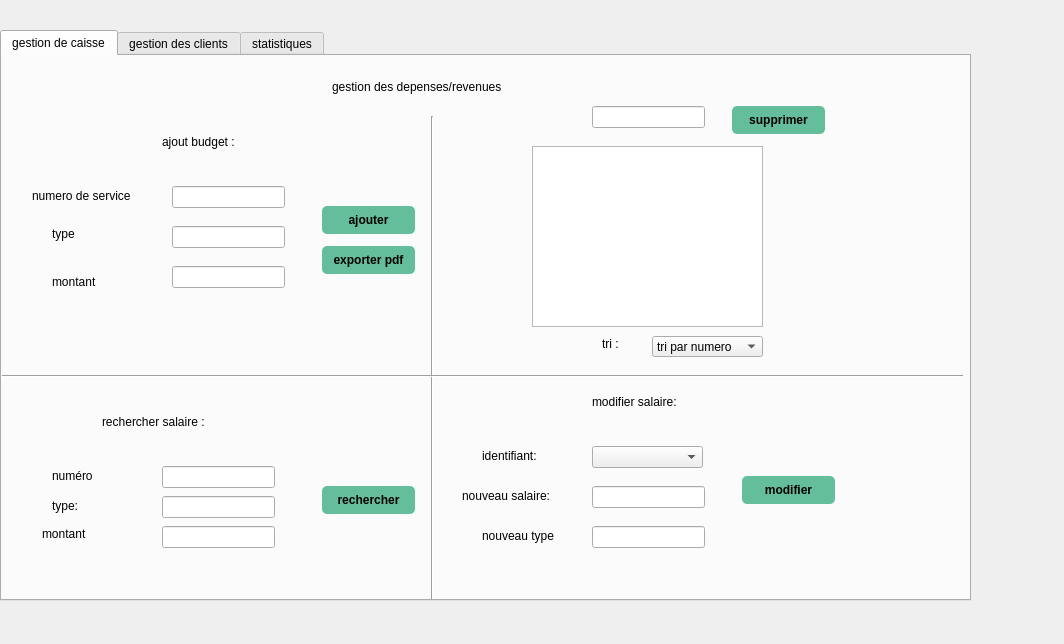
<?xml version="1.0" encoding="UTF-8"?>
<ui version="4.0">
 <class>clientetfinance</class>
 <widget class="QDialog" name="clientetfinance">
  <property name="geometry">
   <rect>
    <x>0</x>
    <y>0</y>
    <width>1064</width>
    <height>644</height>
   </rect>
  </property>
  <property name="windowTitle">
   <string>Dialog</string>
  </property>
  <widget class="QTabWidget" name="tabWidget">
   <property name="geometry">
    <rect>
     <x>0</x>
     <y>30</y>
     <width>971</width>
     <height>571</height>
    </rect>
   </property>
   <property name="currentIndex">
    <number>0</number>
   </property>
   <widget class="QWidget" name="tab">
    <attribute name="title">
     <string>gestion de caisse</string>
    </attribute>
    <widget class="QLabel" name="label_5">
     <property name="geometry">
      <rect>
       <x>160</x>
       <y>60</y>
       <width>121</width>
       <height>51</height>
      </rect>
     </property>
     <property name="text">
      <string>ajout budget :</string>
     </property>
    </widget>
    <widget class="QLabel" name="label_6">
     <property name="geometry">
      <rect>
       <x>30</x>
       <y>130</y>
       <width>131</width>
       <height>20</height>
      </rect>
     </property>
     <property name="text">
      <string>numero de service</string>
     </property>
    </widget>
    <widget class="QLineEdit" name="lineEdit">
     <property name="geometry">
      <rect>
       <x>170</x>
       <y>130</y>
       <width>113</width>
       <height>22</height>
      </rect>
     </property>
    </widget>
    <widget class="QLabel" name="label_7">
     <property name="geometry">
      <rect>
       <x>50</x>
       <y>210</y>
       <width>121</width>
       <height>31</height>
      </rect>
     </property>
     <property name="text">
      <string>montant </string>
     </property>
    </widget>
    <widget class="QLineEdit" name="lineEdit_2">
     <property name="geometry">
      <rect>
       <x>170</x>
       <y>210</y>
       <width>113</width>
       <height>22</height>
      </rect>
     </property>
    </widget>
    <widget class="QPushButton" name="pushButton">
     <property name="geometry">
      <rect>
       <x>320</x>
       <y>150</y>
       <width>93</width>
       <height>28</height>
      </rect>
     </property>
     <property name="styleSheet">
      <string notr="true">QPushButton { padding: 5px; border-radius: 5px; background-color:rgb(101, 190, 155); font-weight: bold; } QPushButton:hover { color :white; }</string>
     </property>
     <property name="text">
      <string>ajouter</string>
     </property>
    </widget>
    <widget class="Line" name="line_2">
     <property name="geometry">
      <rect>
       <x>420</x>
       <y>60</y>
       <width>20</width>
       <height>541</height>
      </rect>
     </property>
     <property name="orientation">
      <enum>Qt::Vertical</enum>
     </property>
    </widget>
    <widget class="Line" name="line_3">
     <property name="geometry">
      <rect>
       <x>0</x>
       <y>310</y>
       <width>961</width>
       <height>20</height>
      </rect>
     </property>
     <property name="orientation">
      <enum>Qt::Horizontal</enum>
     </property>
    </widget>
    <widget class="QLabel" name="label_11">
     <property name="geometry">
      <rect>
       <x>100</x>
       <y>340</y>
       <width>121</width>
       <height>51</height>
      </rect>
     </property>
     <property name="text">
      <string>rechercher salaire :</string>
     </property>
    </widget>
    <widget class="QLabel" name="label_12">
     <property name="geometry">
      <rect>
       <x>590</x>
       <y>320</y>
       <width>121</width>
       <height>51</height>
      </rect>
     </property>
     <property name="text">
      <string>modifier salaire:</string>
     </property>
    </widget>
    <widget class="QLabel" name="label_13">
     <property name="geometry">
      <rect>
       <x>50</x>
       <y>410</y>
       <width>71</width>
       <height>20</height>
      </rect>
     </property>
     <property name="text">
      <string>numéro</string>
     </property>
    </widget>
    <widget class="QLabel" name="label_14">
     <property name="geometry">
      <rect>
       <x>50</x>
       <y>440</y>
       <width>71</width>
       <height>20</height>
      </rect>
     </property>
     <property name="text">
      <string>type:</string>
     </property>
    </widget>
    <widget class="QLineEdit" name="lineEdit_5">
     <property name="geometry">
      <rect>
       <x>160</x>
       <y>410</y>
       <width>113</width>
       <height>22</height>
      </rect>
     </property>
    </widget>
    <widget class="QLineEdit" name="lineEdit_6">
     <property name="geometry">
      <rect>
       <x>160</x>
       <y>440</y>
       <width>113</width>
       <height>22</height>
      </rect>
     </property>
    </widget>
    <widget class="QPushButton" name="pushButton_recherche">
     <property name="geometry">
      <rect>
       <x>320</x>
       <y>430</y>
       <width>93</width>
       <height>28</height>
      </rect>
     </property>
     <property name="styleSheet">
      <string notr="true">QPushButton { padding: 5px; border-radius: 5px; background-color:rgb(101, 190, 155); font-weight: bold; } QPushButton:hover { color :white; }</string>
     </property>
     <property name="text">
      <string>rechercher</string>
     </property>
    </widget>
    <widget class="QLabel" name="label_15">
     <property name="geometry">
      <rect>
       <x>480</x>
       <y>390</y>
       <width>71</width>
       <height>20</height>
      </rect>
     </property>
     <property name="text">
      <string>identifiant:</string>
     </property>
    </widget>
    <widget class="QLabel" name="label_16">
     <property name="geometry">
      <rect>
       <x>460</x>
       <y>430</y>
       <width>111</width>
       <height>20</height>
      </rect>
     </property>
     <property name="text">
      <string>nouveau salaire:</string>
     </property>
    </widget>
    <widget class="QLineEdit" name="lineEdit_8">
     <property name="geometry">
      <rect>
       <x>590</x>
       <y>430</y>
       <width>113</width>
       <height>22</height>
      </rect>
     </property>
    </widget>
    <widget class="QPushButton" name="pushButton_4">
     <property name="geometry">
      <rect>
       <x>740</x>
       <y>420</y>
       <width>93</width>
       <height>28</height>
      </rect>
     </property>
     <property name="styleSheet">
      <string notr="true">QPushButton { padding: 5px; border-radius: 5px; background-color:rgb(101, 190, 155); font-weight: bold; } QPushButton:hover { color :white; }</string>
     </property>
     <property name="text">
      <string>modifier</string>
     </property>
    </widget>
    <widget class="QLabel" name="label">
     <property name="geometry">
      <rect>
       <x>330</x>
       <y>10</y>
       <width>201</width>
       <height>41</height>
      </rect>
     </property>
     <property name="text">
      <string>gestion des depenses/revenues</string>
     </property>
    </widget>
    <widget class="QLineEdit" name="lineEdit_15">
     <property name="geometry">
      <rect>
       <x>170</x>
       <y>170</y>
       <width>113</width>
       <height>22</height>
      </rect>
     </property>
    </widget>
    <widget class="QTableView" name="tableViewcaisse">
     <property name="geometry">
      <rect>
       <x>530</x>
       <y>90</y>
       <width>231</width>
       <height>181</height>
      </rect>
     </property>
    </widget>
    <widget class="QLabel" name="label_8">
     <property name="geometry">
      <rect>
       <x>50</x>
       <y>170</y>
       <width>55</width>
       <height>16</height>
      </rect>
     </property>
     <property name="text">
      <string>type</string>
     </property>
    </widget>
    <widget class="QLineEdit" name="lineEdit_3">
     <property name="geometry">
      <rect>
       <x>590</x>
       <y>50</y>
       <width>113</width>
       <height>22</height>
      </rect>
     </property>
    </widget>
    <widget class="QPushButton" name="pushButton_2">
     <property name="geometry">
      <rect>
       <x>730</x>
       <y>50</y>
       <width>93</width>
       <height>28</height>
      </rect>
     </property>
     <property name="styleSheet">
      <string notr="true">QPushButton { padding: 5px; border-radius: 5px; background-color:rgb(101, 190, 155); font-weight: bold; } QPushButton:hover { color :white; }</string>
     </property>
     <property name="text">
      <string>supprimer</string>
     </property>
    </widget>
    <widget class="QLineEdit" name="lineEdit_4">
     <property name="geometry">
      <rect>
       <x>590</x>
       <y>470</y>
       <width>113</width>
       <height>22</height>
      </rect>
     </property>
    </widget>
    <widget class="QLabel" name="label_9">
     <property name="geometry">
      <rect>
       <x>480</x>
       <y>470</y>
       <width>81</width>
       <height>20</height>
      </rect>
     </property>
     <property name="text">
      <string>nouveau type</string>
     </property>
    </widget>
    <widget class="QComboBox" name="comboBox_id">
     <property name="geometry">
      <rect>
       <x>590</x>
       <y>390</y>
       <width>111</width>
       <height>22</height>
      </rect>
     </property>
    </widget>
    <widget class="QLineEdit" name="lineEdit_17">
     <property name="geometry">
      <rect>
       <x>160</x>
       <y>470</y>
       <width>113</width>
       <height>22</height>
      </rect>
     </property>
    </widget>
    <widget class="QLabel" name="label_10">
     <property name="geometry">
      <rect>
       <x>40</x>
       <y>470</y>
       <width>55</width>
       <height>16</height>
      </rect>
     </property>
     <property name="text">
      <string>montant</string>
     </property>
    </widget>
    <widget class="QComboBox" name="comboBox">
     <property name="geometry">
      <rect>
       <x>650</x>
       <y>280</y>
       <width>111</width>
       <height>21</height>
      </rect>
     </property>
     <item>
      <property name="text">
       <string>tri par numero</string>
      </property>
     </item>
     <item>
      <property name="text">
       <string>tri par type</string>
      </property>
     </item>
     <item>
      <property name="text">
       <string>tri par montant</string>
      </property>
     </item>
    </widget>
    <widget class="QLabel" name="label_2">
     <property name="geometry">
      <rect>
       <x>600</x>
       <y>280</y>
       <width>31</width>
       <height>16</height>
      </rect>
     </property>
     <property name="maximumSize">
      <size>
       <width>16777215</width>
       <height>16777215</height>
      </size>
     </property>
     <property name="text">
      <string>tri :</string>
     </property>
     <property name="textFormat">
      <enum>Qt::AutoText</enum>
     </property>
    </widget>
    <widget class="QPushButton" name="pushButton_pdf">
     <property name="geometry">
      <rect>
       <x>320</x>
       <y>190</y>
       <width>93</width>
       <height>28</height>
      </rect>
     </property>
     <property name="styleSheet">
      <string notr="true">QPushButton { padding: 5px; border-radius: 5px; background-color:rgb(101, 190, 155); font-weight: bold; } QPushButton:hover { color :white; }</string>
     </property>
     <property name="text">
      <string>exporter pdf</string>
     </property>
    </widget>
    <widget class="QLabel" name="label_25">
     <property name="geometry">
      <rect>
       <x>-520</x>
       <y>80</y>
       <width>911</width>
       <height>521</height>
      </rect>
     </property>
     <property name="text">
      <string/>
     </property>
     <property name="scaledContents">
      <bool>true</bool>
     </property>
    </widget>
    <zorder>label_25</zorder>
    <zorder>label_5</zorder>
    <zorder>label_6</zorder>
    <zorder>lineEdit</zorder>
    <zorder>label_7</zorder>
    <zorder>lineEdit_2</zorder>
    <zorder>pushButton</zorder>
    <zorder>line_2</zorder>
    <zorder>line_3</zorder>
    <zorder>label_11</zorder>
    <zorder>label_12</zorder>
    <zorder>label_13</zorder>
    <zorder>label_14</zorder>
    <zorder>lineEdit_5</zorder>
    <zorder>lineEdit_6</zorder>
    <zorder>pushButton_recherche</zorder>
    <zorder>label_15</zorder>
    <zorder>label_16</zorder>
    <zorder>lineEdit_8</zorder>
    <zorder>pushButton_4</zorder>
    <zorder>label</zorder>
    <zorder>lineEdit_15</zorder>
    <zorder>tableViewcaisse</zorder>
    <zorder>label_8</zorder>
    <zorder>lineEdit_3</zorder>
    <zorder>pushButton_2</zorder>
    <zorder>lineEdit_4</zorder>
    <zorder>label_9</zorder>
    <zorder>comboBox_id</zorder>
    <zorder>lineEdit_17</zorder>
    <zorder>label_10</zorder>
    <zorder>comboBox</zorder>
    <zorder>label_2</zorder>
    <zorder>pushButton_pdf</zorder>
   </widget>
   <widget class="QWidget" name="Tab_2">
    <attribute name="title">
     <string>gestion des clients</string>
    </attribute>
    <widget class="Line" name="line_4">
     <property name="geometry">
      <rect>
       <x>470</x>
       <y>-20</y>
       <width>21</width>
       <height>591</height>
      </rect>
     </property>
     <property name="orientation">
      <enum>Qt::Vertical</enum>
     </property>
    </widget>
    <widget class="Line" name="line_5">
     <property name="geometry">
      <rect>
       <x>-40</x>
       <y>260</y>
       <width>1051</width>
       <height>31</height>
      </rect>
     </property>
     <property name="orientation">
      <enum>Qt::Horizontal</enum>
     </property>
    </widget>
    <widget class="QLabel" name="label_17">
     <property name="geometry">
      <rect>
       <x>20</x>
       <y>20</y>
       <width>55</width>
       <height>16</height>
      </rect>
     </property>
     <property name="text">
      <string/>
     </property>
    </widget>
    <widget class="QLabel" name="label_18">
     <property name="geometry">
      <rect>
       <x>200</x>
       <y>20</y>
       <width>101</width>
       <height>20</height>
      </rect>
     </property>
     <property name="text">
      <string>ajout client</string>
     </property>
    </widget>
    <widget class="QLabel" name="label_20">
     <property name="geometry">
      <rect>
       <x>170</x>
       <y>290</y>
       <width>171</width>
       <height>21</height>
      </rect>
     </property>
     <property name="text">
      <string>impression llste des clients</string>
     </property>
    </widget>
    <widget class="QLabel" name="label_21">
     <property name="geometry">
      <rect>
       <x>600</x>
       <y>20</y>
       <width>161</width>
       <height>21</height>
      </rect>
     </property>
     <property name="text">
      <string>rechercher liste des clients</string>
     </property>
    </widget>
    <widget class="QLabel" name="label_22">
     <property name="geometry">
      <rect>
       <x>110</x>
       <y>90</y>
       <width>55</width>
       <height>16</height>
      </rect>
     </property>
     <property name="text">
      <string>identifiant:</string>
     </property>
    </widget>
    <widget class="QLabel" name="label_23">
     <property name="geometry">
      <rect>
       <x>110</x>
       <y>130</y>
       <width>91</width>
       <height>20</height>
      </rect>
     </property>
     <property name="text">
      <string>nom:</string>
     </property>
    </widget>
    <widget class="QLabel" name="label_24">
     <property name="geometry">
      <rect>
       <x>70</x>
       <y>210</y>
       <width>131</width>
       <height>21</height>
      </rect>
     </property>
     <property name="text">
      <string>adresse electronique:</string>
     </property>
    </widget>
    <widget class="QLineEdit" name="lineEdit_9">
     <property name="geometry">
      <rect>
       <x>220</x>
       <y>90</y>
       <width>113</width>
       <height>22</height>
      </rect>
     </property>
    </widget>
    <widget class="QLineEdit" name="lineEdit_10">
     <property name="geometry">
      <rect>
       <x>220</x>
       <y>130</y>
       <width>113</width>
       <height>22</height>
      </rect>
     </property>
    </widget>
    <widget class="QPushButton" name="pushButton_5">
     <property name="geometry">
      <rect>
       <x>360</x>
       <y>130</y>
       <width>93</width>
       <height>28</height>
      </rect>
     </property>
     <property name="styleSheet">
      <string notr="true">QPushButton { padding: 5px; border-radius: 5px; background-color:rgb(101, 190, 155); font-weight: bold; } QPushButton:hover { color :white; }</string>
     </property>
     <property name="text">
      <string>ajout</string>
     </property>
    </widget>
    <widget class="QPushButton" name="pushButton_7">
     <property name="geometry">
      <rect>
       <x>780</x>
       <y>130</y>
       <width>93</width>
       <height>28</height>
      </rect>
     </property>
     <property name="styleSheet">
      <string notr="true">QPushButton { padding: 5px; border-radius: 5px; background-color:rgb(101, 190, 155); font-weight: bold; } QPushButton:hover { color :white; }</string>
     </property>
     <property name="text">
      <string>rechercher</string>
     </property>
    </widget>
    <widget class="QLineEdit" name="lineEdit_12">
     <property name="geometry">
      <rect>
       <x>220</x>
       <y>210</y>
       <width>113</width>
       <height>22</height>
      </rect>
     </property>
    </widget>
    <widget class="QLabel" name="label_27">
     <property name="geometry">
      <rect>
       <x>530</x>
       <y>70</y>
       <width>55</width>
       <height>16</height>
      </rect>
     </property>
     <property name="text">
      <string>identifiant:</string>
     </property>
    </widget>
    <widget class="QLabel" name="label_28">
     <property name="geometry">
      <rect>
       <x>490</x>
       <y>170</y>
       <width>131</width>
       <height>21</height>
      </rect>
     </property>
     <property name="text">
      <string>adresse electronique:</string>
     </property>
    </widget>
    <widget class="QLineEdit" name="lineEdit_13">
     <property name="geometry">
      <rect>
       <x>630</x>
       <y>70</y>
       <width>113</width>
       <height>22</height>
      </rect>
     </property>
    </widget>
    <widget class="QLineEdit" name="lineEdit_14">
     <property name="geometry">
      <rect>
       <x>630</x>
       <y>120</y>
       <width>113</width>
       <height>22</height>
      </rect>
     </property>
    </widget>
    <widget class="QLabel" name="label_30">
     <property name="geometry">
      <rect>
       <x>0</x>
       <y>-30</y>
       <width>931</width>
       <height>561</height>
      </rect>
     </property>
     <property name="text">
      <string/>
     </property>
     <property name="scaledContents">
      <bool>true</bool>
     </property>
    </widget>
    <widget class="QLabel" name="label_31">
     <property name="geometry">
      <rect>
       <x>100</x>
       <y>170</y>
       <width>55</width>
       <height>16</height>
      </rect>
     </property>
     <property name="text">
      <string>prenom</string>
     </property>
    </widget>
    <widget class="QLineEdit" name="lineEdit_11">
     <property name="geometry">
      <rect>
       <x>220</x>
       <y>170</y>
       <width>113</width>
       <height>22</height>
      </rect>
     </property>
    </widget>
    <widget class="QTableView" name="tableViewclient">
     <property name="geometry">
      <rect>
       <x>120</x>
       <y>330</y>
       <width>281</width>
       <height>191</height>
      </rect>
     </property>
    </widget>
    <widget class="QLineEdit" name="lineEdit_19">
     <property name="geometry">
      <rect>
       <x>630</x>
       <y>170</y>
       <width>113</width>
       <height>22</height>
      </rect>
     </property>
    </widget>
    <widget class="QLabel" name="label_33">
     <property name="geometry">
      <rect>
       <x>520</x>
       <y>120</y>
       <width>91</width>
       <height>20</height>
      </rect>
     </property>
     <property name="text">
      <string>nom:</string>
     </property>
    </widget>
    <widget class="QComboBox" name="comboBox_2">
     <property name="geometry">
      <rect>
       <x>10</x>
       <y>400</y>
       <width>101</width>
       <height>22</height>
      </rect>
     </property>
     <item>
      <property name="text">
       <string>tri par id</string>
      </property>
     </item>
     <item>
      <property name="text">
       <string>tri par nom</string>
      </property>
     </item>
     <item>
      <property name="text">
       <string>tri par adresse</string>
      </property>
     </item>
    </widget>
    <widget class="QPushButton" name="excel">
     <property name="geometry">
      <rect>
       <x>10</x>
       <y>430</y>
       <width>101</width>
       <height>31</height>
      </rect>
     </property>
     <property name="styleSheet">
      <string notr="true">QPushButton { padding: 5px; border-radius: 5px; background-color:rgb(101, 190, 155); font-weight: bold; } QPushButton:hover { color :white; }</string>
     </property>
     <property name="text">
      <string>exporter excel</string>
     </property>
    </widget>
    <widget class="QPushButton" name="envoyer">
     <property name="geometry">
      <rect>
       <x>800</x>
       <y>380</y>
       <width>93</width>
       <height>28</height>
      </rect>
     </property>
     <property name="styleSheet">
      <string notr="true">QPushButton { padding: 5px; border-radius: 5px; background-color:rgb(101, 190, 155); font-weight: bold; } QPushButton:hover { color :white; }</string>
     </property>
     <property name="text">
      <string>envoyer</string>
     </property>
    </widget>
    <widget class="QLineEdit" name="adresse">
     <property name="geometry">
      <rect>
       <x>650</x>
       <y>340</y>
       <width>131</width>
       <height>22</height>
      </rect>
     </property>
    </widget>
    <widget class="QTextEdit" name="contenu">
     <property name="geometry">
      <rect>
       <x>650</x>
       <y>380</y>
       <width>131</width>
       <height>101</height>
      </rect>
     </property>
    </widget>
    <widget class="QLabel" name="label_3">
     <property name="geometry">
      <rect>
       <x>670</x>
       <y>300</y>
       <width>91</width>
       <height>16</height>
      </rect>
     </property>
     <property name="text">
      <string>envoyer mail</string>
     </property>
    </widget>
    <widget class="QLabel" name="label_4">
     <property name="geometry">
      <rect>
       <x>550</x>
       <y>340</y>
       <width>55</width>
       <height>16</height>
      </rect>
     </property>
     <property name="text">
      <string>adresse</string>
     </property>
    </widget>
    <widget class="QLabel" name="label_19">
     <property name="geometry">
      <rect>
       <x>550</x>
       <y>410</y>
       <width>55</width>
       <height>16</height>
      </rect>
     </property>
     <property name="text">
      <string>contenu</string>
     </property>
    </widget>
    <widget class="QPushButton" name="arduinow">
     <property name="geometry">
      <rect>
       <x>360</x>
       <y>170</y>
       <width>93</width>
       <height>28</height>
      </rect>
     </property>
     <property name="text">
      <string>detection porte</string>
     </property>
    </widget>
    <zorder>label_30</zorder>
    <zorder>line_4</zorder>
    <zorder>line_5</zorder>
    <zorder>label_17</zorder>
    <zorder>label_18</zorder>
    <zorder>label_20</zorder>
    <zorder>label_21</zorder>
    <zorder>label_22</zorder>
    <zorder>label_23</zorder>
    <zorder>label_24</zorder>
    <zorder>lineEdit_9</zorder>
    <zorder>lineEdit_10</zorder>
    <zorder>pushButton_5</zorder>
    <zorder>pushButton_7</zorder>
    <zorder>lineEdit_12</zorder>
    <zorder>label_27</zorder>
    <zorder>label_28</zorder>
    <zorder>lineEdit_13</zorder>
    <zorder>lineEdit_14</zorder>
    <zorder>label_31</zorder>
    <zorder>lineEdit_11</zorder>
    <zorder>tableViewclient</zorder>
    <zorder>lineEdit_19</zorder>
    <zorder>label_33</zorder>
    <zorder>comboBox_2</zorder>
    <zorder>excel</zorder>
    <zorder>envoyer</zorder>
    <zorder>adresse</zorder>
    <zorder>contenu</zorder>
    <zorder>label_3</zorder>
    <zorder>label_4</zorder>
    <zorder>label_19</zorder>
    <zorder>arduinow</zorder>
   </widget>
   <widget class="QWidget" name="tab_2">
    <attribute name="title">
     <string>statistiques</string>
    </attribute>
    <widget class="QCustomPlot" name="plot" native="true">
     <property name="geometry">
      <rect>
       <x>20</x>
       <y>10</y>
       <width>851</width>
       <height>501</height>
      </rect>
     </property>
    </widget>
   </widget>
  </widget>
  <widget class="QLabel" name="label_26">
   <property name="geometry">
    <rect>
     <x>0</x>
     <y>-30</y>
     <width>1071</width>
     <height>681</height>
    </rect>
   </property>
   <property name="text">
    <string/>
   </property>
   <property name="pixmap">
    <pixmap resource="cinemApp.qrc">:/new/prefix1/cinemApp.jpg</pixmap>
   </property>
   <property name="scaledContents">
    <bool>true</bool>
   </property>
  </widget>
  <zorder>label_26</zorder>
  <zorder>tabWidget</zorder>
 </widget>
 <customwidgets>
  <customwidget>
   <class>QCustomPlot</class>
   <extends>QWidget</extends>
   <header>qcustomplot.h</header>
   <container>1</container>
  </customwidget>
 </customwidgets>
 <resources>
  <include location="cinemApp.qrc"/>
 </resources>
 <connections/>
</ui>
